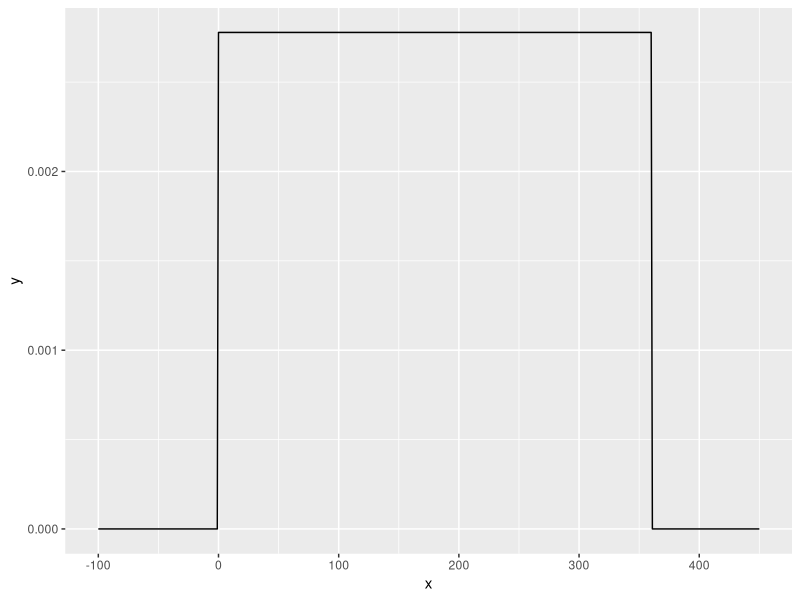
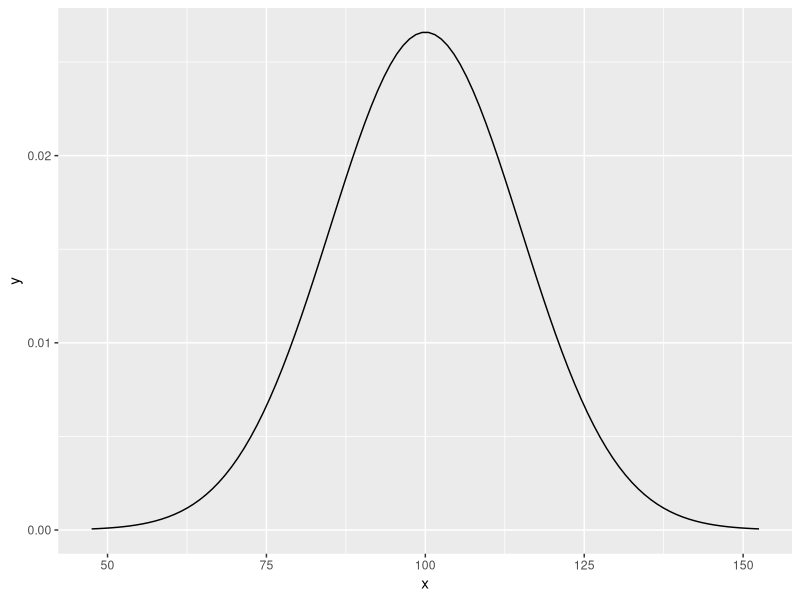
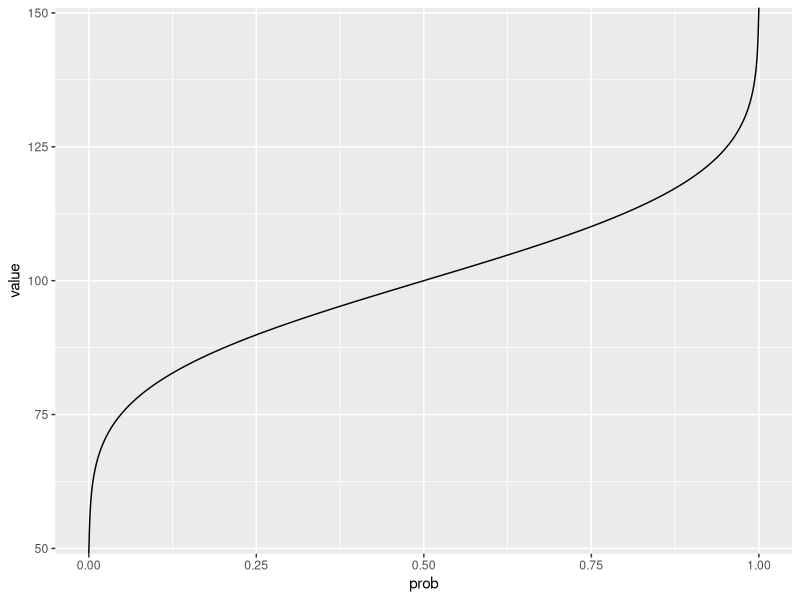

The R script that drew these images, in order:
library(tidyverse)

# follows a continuous uniform distribution, i.e., 𝑋~𝑈(0,360)

# Plot of pdf of U(0,360)
a = 0
b = 360
x = -100:450
y = dunif(x,a,b)
qplot(x,y,geom="line")

# the probability that the spinner lands in the range 
# from 45 to 90 degrees
# If X~U(0,360), find P(45<=X<=90)
punif(90,0,360)-punif(45,0,360)
# Gives answer 0.125

# Exercise. What is the probability that the spinner lands 
# in the range from 315 to 45 degrees? Be careful.
punif(45,0,360) + 1-punif(315,0,360)


# Normal distribution in R
mu = 100
sigma = 15
x = (mu-3.5*sigma):(mu+3.5*sigma)
y = dnorm(x,mu,sigma)
qplot(x,y,geom="line")

# probability of randomly selected person having an IQ 
# between 120 and 140
pnorm(140,mu,sigma)-pnorm(120,mu,sigma)
# : 0.0874 

# IQ value is such that 99% of people have 
# IQ less-than-or-equal-to that value
qnorm(0.99,mu,sigma)

# Exercise. Without using any R, what do you think the
# value of qnorm(0,100,15) will be? What about qnorm(1,100,15)? 
# Confirm your answers using R.

qnorm(0,100,15)
qnorm(1,100,15)


# Challenge. The function qnorm(p,mu,sigma) is used to find the
# value 𝑥 such that 𝑃(𝑋 ≤ 𝑥) = 𝑝 where the given 𝑝 is 
# the first argument to the qnorm function. Use R and qplot to 
# draw a graph where the horizontal axis is values of 𝑝 and the
# vertical axis is the corresponding values of the qnorm function
# for the distribution of IQ scores. You will want to use the
# seq function (to get help type ?seq in the R console).

mu = 100
sigma = 15
prob  = seq(0,1,0.001)
value = qnorm(prob,mu,sigma)
qplot(prob,value,geom="line")
